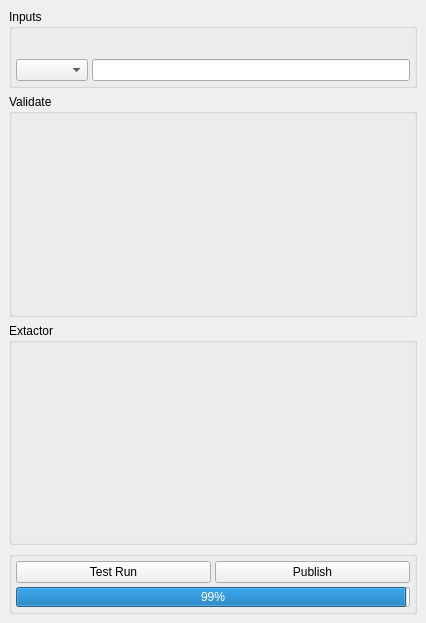
<?xml version="1.0" encoding="UTF-8"?>
<ui version="4.0">
 <class>MainWindow</class>
 <widget class="QMainWindow" name="MainWindow">
  <property name="geometry">
   <rect>
    <x>0</x>
    <y>0</y>
    <width>426</width>
    <height>623</height>
   </rect>
  </property>
  <property name="windowTitle">
   <string>MainWindow</string>
  </property>
  <property name="styleSheet">
   <string notr="true">QGroupBox
{
	font: 14pt &quot;MS Shell Dlg 2&quot;;
	border: 1px solid #FFAA00;
}

font: 14pt &quot;MS Shell Dlg 2&quot;;
</string>
  </property>
  <widget class="QWidget" name="centralwidget">
   <layout class="QVBoxLayout" name="verticalLayout_2">
    <item>
     <widget class="QGroupBox" name="groupBox_input">
      <property name="sizePolicy">
       <sizepolicy hsizetype="Preferred" vsizetype="Fixed">
        <horstretch>0</horstretch>
        <verstretch>0</verstretch>
       </sizepolicy>
      </property>
      <property name="title">
       <string>Inputs</string>
      </property>
      <layout class="QHBoxLayout" name="horizontalLayout_input">
       <property name="spacing">
        <number>4</number>
       </property>
       <property name="leftMargin">
        <number>4</number>
       </property>
       <property name="topMargin">
        <number>30</number>
       </property>
       <property name="rightMargin">
        <number>4</number>
       </property>
       <property name="bottomMargin">
        <number>4</number>
       </property>
       <item>
        <widget class="QComboBox" name="comboBox_layout">
         <property name="styleSheet">
          <string notr="true">font: 63 italic 16pt &quot;Ubuntu&quot;;</string>
         </property>
        </widget>
       </item>
       <item>
        <widget class="QLineEdit" name="lineEdit_bundle">
         <property name="styleSheet">
          <string notr="true">font: 63 italic 16pt &quot;Ubuntu&quot;;</string>
         </property>
        </widget>
       </item>
      </layout>
     </widget>
    </item>
    <item>
     <layout class="QVBoxLayout" name="verticalLayout">
      <item>
       <widget class="QGroupBox" name="groupBox_validate">
        <property name="title">
         <string>Validate</string>
        </property>
        <layout class="QVBoxLayout" name="verticalLayout_validate">
         <property name="spacing">
          <number>4</number>
         </property>
         <property name="leftMargin">
          <number>4</number>
         </property>
         <property name="topMargin">
          <number>30</number>
         </property>
         <property name="rightMargin">
          <number>4</number>
         </property>
         <property name="bottomMargin">
          <number>4</number>
         </property>
         <item>
          <layout class="QGridLayout" name="gridLayout_validate">
           <property name="leftMargin">
            <number>0</number>
           </property>
           <property name="spacing">
            <number>2</number>
           </property>
          </layout>
         </item>
         <item>
          <spacer name="verticalSpacer_validate">
           <property name="orientation">
            <enum>Qt::Vertical</enum>
           </property>
           <property name="sizeHint" stdset="0">
            <size>
             <width>20</width>
             <height>40</height>
            </size>
           </property>
          </spacer>
         </item>
        </layout>
       </widget>
      </item>
      <item>
       <widget class="QGroupBox" name="groupBox_extactor">
        <property name="minimumSize">
         <size>
          <width>0</width>
          <height>100</height>
         </size>
        </property>
        <property name="title">
         <string>Extactor</string>
        </property>
        <layout class="QVBoxLayout" name="verticalLayout_extactor">
         <property name="spacing">
          <number>4</number>
         </property>
         <property name="leftMargin">
          <number>4</number>
         </property>
         <property name="topMargin">
          <number>30</number>
         </property>
         <property name="rightMargin">
          <number>4</number>
         </property>
         <property name="bottomMargin">
          <number>4</number>
         </property>
         <item>
          <layout class="QGridLayout" name="gridLayout_extactor">
           <property name="spacing">
            <number>2</number>
           </property>
          </layout>
         </item>
         <item>
          <spacer name="verticalSpacer_extacter">
           <property name="orientation">
            <enum>Qt::Vertical</enum>
           </property>
           <property name="sizeHint" stdset="0">
            <size>
             <width>20</width>
             <height>40</height>
            </size>
           </property>
          </spacer>
         </item>
        </layout>
       </widget>
      </item>
     </layout>
    </item>
    <item>
     <widget class="QGroupBox" name="groupBox_publish">
      <property name="sizePolicy">
       <sizepolicy hsizetype="Preferred" vsizetype="Fixed">
        <horstretch>0</horstretch>
        <verstretch>0</verstretch>
       </sizepolicy>
      </property>
      <layout class="QVBoxLayout" name="verticalLayout_publish">
       <property name="spacing">
        <number>4</number>
       </property>
       <property name="margin">
        <number>4</number>
       </property>
       <item>
        <layout class="QHBoxLayout" name="horizontalLayout_publish">
         <property name="spacing">
          <number>4</number>
         </property>
         <item>
          <widget class="QPushButton" name="button_testRun">
           <property name="text">
            <string>Test Run</string>
           </property>
          </widget>
         </item>
         <item>
          <widget class="QPushButton" name="button_publish">
           <property name="text">
            <string>Publish</string>
           </property>
          </widget>
         </item>
        </layout>
       </item>
       <item>
        <widget class="QProgressBar" name="progressBar">
         <property name="minimumSize">
          <size>
           <width>0</width>
           <height>20</height>
          </size>
         </property>
         <property name="maximumSize">
          <size>
           <width>16777215</width>
           <height>20</height>
          </size>
         </property>
         <property name="value">
          <number>99</number>
         </property>
         <property name="textVisible">
          <bool>true</bool>
         </property>
        </widget>
       </item>
      </layout>
     </widget>
    </item>
   </layout>
  </widget>
  <widget class="QMenuBar" name="menubar">
   <property name="geometry">
    <rect>
     <x>0</x>
     <y>0</y>
     <width>426</width>
     <height>25</height>
    </rect>
   </property>
  </widget>
 </widget>
 <resources/>
 <connections/>
</ui>
